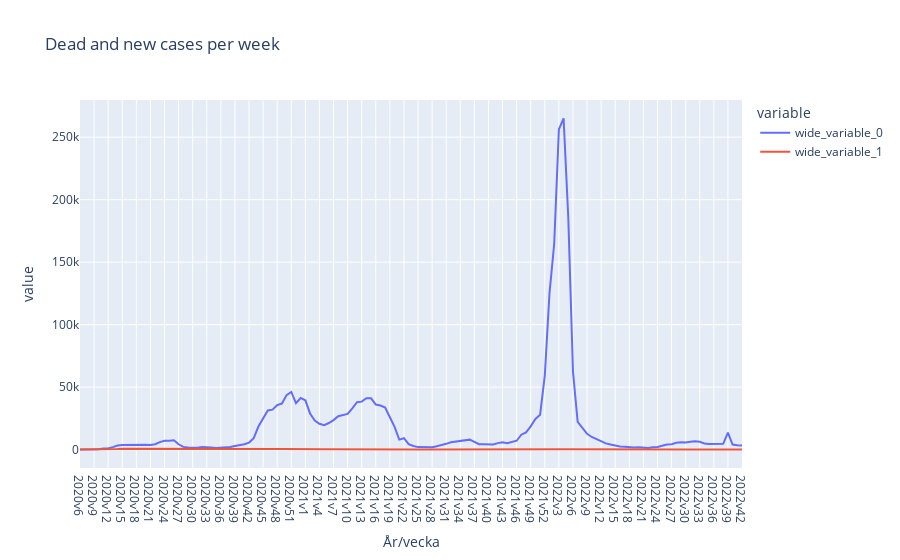

Write notebook code for a chart like this one.
### Markdown cell above
____________

### Code cell
import plotly.express as px


fig = px.line( x=weeks, y=[weekly_cases, dead_per_week], 
               title="Dead and new cases per week",
               labels={'x': 'År/vecka',}
              
        
               )
fig.show()

### Figure 1 — Plotly figure (JSON) as saved in the notebook; plotly's stock layout.template omitted (floating-point values rounded to 4 significant figures; data arrays with more than 128 entries replaced by an {"elided": "..."} marker saying what was removed)
{"data": [{"hovertemplate": "variable=wide_variable_0<br>År/vecka=%{x}<br>value=%{y}<extra></extra>", "legendgroup": "wide_variable_0", "line": {"color": "#636efa", "dash": "solid"}, "marker": {"symbol": "circle"}, "mode": "lines", "name": "wide_variable_0", "orientation": "v", "showlegend": true, "type": "scatter", "x": {"elided": "142 str values"}, "xaxis": "x", "y": {"elided": "142 int values"}, "yaxis": "y"}, {"hovertemplate": "variable=wide_variable_1<br>År/vecka=%{x}<br>value=%{y}<extra></extra>", "legendgroup": "wide_variable_1", "line": {"color": "#EF553B", "dash": "solid"}, "marker": {"symbol": "circle"}, "mode": "lines", "name": "wide_variable_1", "orientation": "v", "showlegend": true, "type": "scatter", "x": {"elided": "142 str values"}, "xaxis": "x", "y": {"elided": "142 int values"}, "yaxis": "y"}], "layout": {"legend": {"title": {"text": "variable"}, "tracegroupgap": 0}, "title": {"text": "Dead and new cases per week"}, "xaxis": {"anchor": "y", "domain": [0, 1], "title": {"text": "År/vecka"}}, "yaxis": {"anchor": "x", "domain": [0, 1], "title": {"text": "value"}}}}
